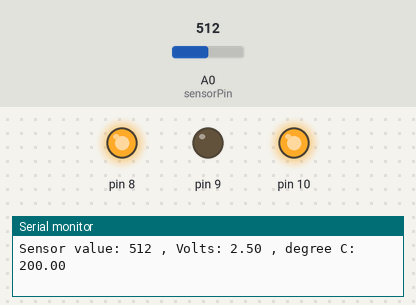
Simulated run of this sketch. Board: Arduino Uno, built with avr-gcc and run on an emulated ATmega328P. On the bench: output pins drawn as LEDs (lit = HIGH), the last lines printed to the serial monitor. Inputs (shaded band) come from the test bench; at power-on: A0 (sensorPin) = 512.

Above: at 1.2 s.
1.3 s: A0 (sensorPin) set to 122
At 2.5 s:
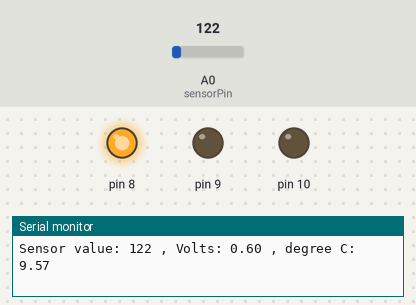
2.8 s: A0 (sensorPin) set to 0
Timing chart, 0 to 5.8 s (numbered marks = the images above; inputs shaded):
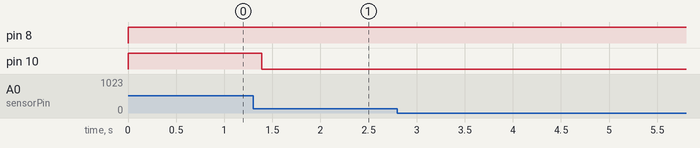

Measured:
- after the input at 1.3 s, pin 10: HIGH → LOW after 0.09 s

The sketch:

tempdcmotor.ino
```cpp
const int sensorPin = A0;
const float baselineTemp = 31.0;

void setup() {
  // put your setup code here, to run once:
  Serial.begin(9600);

  pinMode(8, OUTPUT);
  pinMode(9, OUTPUT);
  pinMode(10, OUTPUT);
}

void loop() {
  // put your main code here, to run repeatedly:
  int sensorVal = analogRead(sensorPin);

  Serial.print("Sensor value: ");
  Serial.print(sensorVal);

  float voltage = (sensorVal/1024.0) * 5.0;

  Serial.print(" , Volts: ");
  Serial.print(voltage);

  Serial.print(" , degree C: ");

  float temperature = (voltage - .5) * 100;
  Serial.println(temperature);

  if(temperature >= baselineTemp){ //vis temperatur over baselinetemp da pin8 = high
    digitalWrite(8, HIGH);
    digitalWrite(9, LOW);

    analogWrite(10, sensorVal);
  }

  else {
    analogWrite(10, 0); //vis temperatur er under baselinetemp verdi da pin10 = 0
  }

}
```
